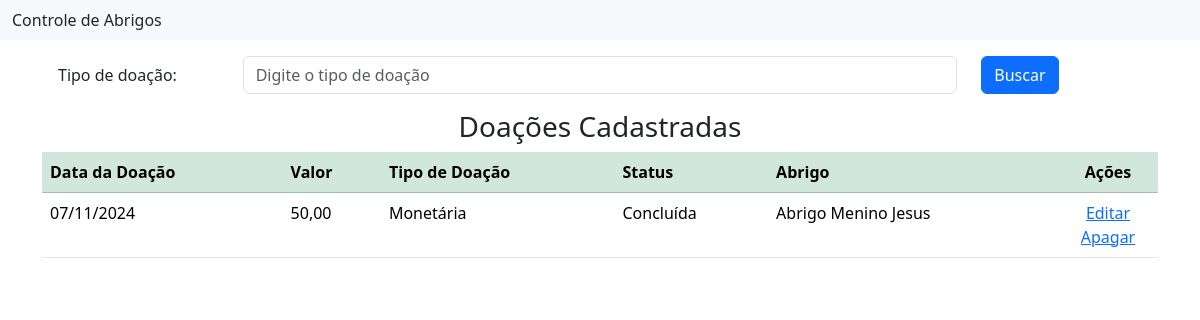
Page /doacoes/ on the committed database.
### doacoes/models.py (models this page shows, shortened)
class Doacao(models.Model):
    TIPO_DOACAO_CHOICES = [
        ('MONETARIA', 'Monetária'),
        ('MATERIAL', 'Material'),
        ('SERVICO', 'Serviço'),
    ]
    STATUS_DOACAO_CHOICES = [
        ('PENDENTE', 'Pendente'),
        ('CONCLUIDA', 'Concluída'),
        ('PROCESSANDO', 'Processando'),
    ]
    data_doacao = models.CharField('Data da Doação',max_length=20, help_text='Data em que a doação foi realizada')
    valor = models.DecimalField('Valor', max_digits=10, decimal_places=2, help_text='Valor da doação')
    tipo_doacao = models.CharField('Tipo de Doação', max_length=20, choices=TIPO_DOACAO_CHOICES, help_text='Tipo de doação')
    status = models.CharField('Status', max_length=20, choices=STATUS_DOACAO_CHOICES, help_text='Status da doação')
    abrigo = models.ForeignKey('abrigo.Abrigo', verbose_name='Abrigo', help_text='Nome do abrigo',
                               on_delete=models.CASCADE)
    class Meta:
        verbose_name = 'Doação'
        verbose_name_plural = 'Doações'

### abrigo/models.py (models this page shows)
class Abrigo(models.Model):
    nome = models.CharField(max_length=255, verbose_name="Nome", default='Exemplo de nome')
    cnpj = models.CharField(max_length=18, unique=True, verbose_name="CNPJ")
    endereco = models.CharField(max_length=255, verbose_name="Endereço")
    voluntarios = models.ForeignKey('voluntarios.Voluntario', verbose_name='Voluntario', related_name="tste",
                                     on_delete=models.CASCADE, null=True,blank=True)
    class Meta:
        verbose_name = 'Abrigo'
        verbose_name_plural = 'Abrigos'
    def __str__(self):
        return self.nome

### doacoes/views.py (the view)
# urls.py: path('doacoes/', DoacoesView.as_view(), name='doacoes'),
class DoacoesView(ListView):
    model = Doacao
    template_name = 'doacoes.html'
    def get_queryset(self):
        buscar = self.request.GET.get('buscar')
        qs = super(DoacoesView, self).get_queryset()
        if buscar:
            return qs.filter(tipo__icontains=buscar)
        if qs.count() > 0:
            paginator = Paginator(qs, 10)  # Ajuste o número de itens por página conforme necessário
            listagem = paginator.get_page(self.request.GET.get('page'))
            return listagem
        else:
            messages.info(self.request, 'Não existem doações cadastradas')
            return qs

### doacoes/templates/doacoes.html (shortened to what this page needs)
{% extends 'inicial.html' %}
{% load django_bootstrap5 %}
{% load static %}
{% block content %}
<section class="section">
    <div class="container">
        <form action="" method="GET">
            <div class="form-group row p-3">
                <label class="col-sm-2 col-form-label">Tipo de doação: </label>
                <div class="col-sm-8">
                    <input class="form-control" type="text" name="buscar" value="{{ request.GET.buscar }}"
                           placeholder="Digite o tipo de doação">
                </div>
                <div class="col-sm-2">
                    <button type="submit" class="btn btn-primary">
                        Buscar
                    </button>
                </div>
            </div>
        </form>
        {% if object_list %}
            <div class="card-body">
                <h3 class="text-center">Doações Cadastradas</h3>
                <div class="table-responsive">
                    <table class="table table-hover">
                        <thead class="table-success">
                            <th>Data da Doação</th>
                            <th>Valor</th>
                            <th>Tipo de Doação</th>
                            <th>Status</th>
                            <th>Abrigo</th>
                            <th style="width: 100px; text-align: center">Ações</th>
                        </thead>
                        <tbody>
                            {% for doacao in object_list %}
                                <tr>
                                    <td>{{ doacao.data_doacao}}</td>
                                    <td>{{ doacao.valor }}</td>
                                    <td>{{ doacao.get_tipo_doacao_display }}</td>
                                    <td>{{ doacao.get_status_display }}</td>
                                    <td>{{ doacao.abrigo }}</td>
                                    <td style="text-align: center">
                                        <a href="{% url 'doacoes_editar' doacao.pk %}">
                                            <span class="icon">
                                                 Editar
                                            </span>
                                        </a>
                                        <a href="{% url 'doacoes_apagar' doacao.pk %}">
                                            <span class="icon">
                                                 Apagar
                                            </span>
                                        </a>
                                    </td>
                                </tr>
                            {% endfor %}
                        </tbody>
                    </table>
                </div>
            </div>
        {% else %}
            <p class="text-center">Nenhuma doação encontrada.</p>
        {% endif %}
    </div>
</section>
{% endblock %}

### rows in the picture
Doacao: data_doacao "07/11/2024", valor "50,00", tipo_doacao "Monetária", status "Concluída", abrigo "Abrigo Menino Jesus"
